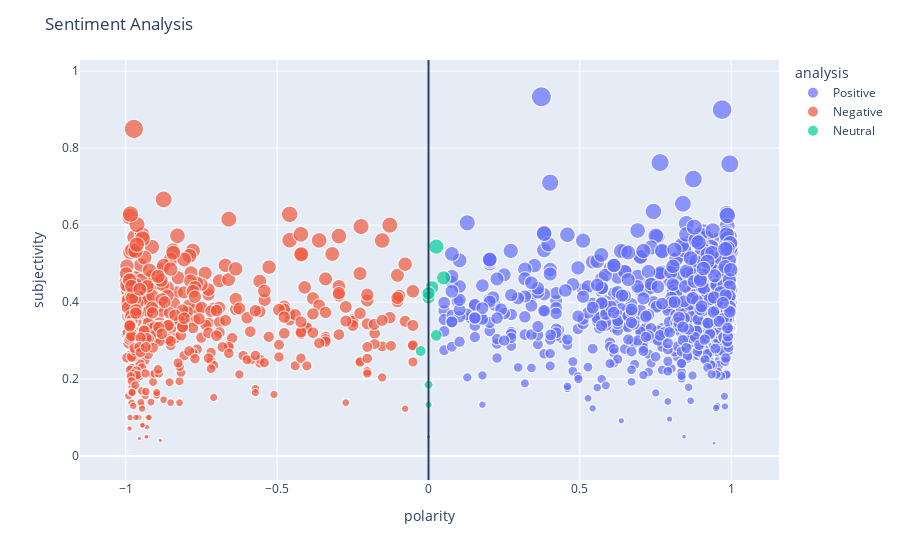

Notebook cell for this chart:
### Code cell
import plotly.express as px

fig = px.scatter(df,
                x='polarity',
                y='subjectivity',
                color='analysis',
                size='subjectivity'
                )

fig.update_layout(title='Sentiment Analysis',
                shapes=[dict(
                    type='line',
                    yref='paper', y0=0, y1=1,
                    xref='x', x0=0, x1=0
                )]
                )

fig.show()

### Figure 1 — Plotly figure (JSON) as saved in the notebook; plotly's stock layout.template omitted (floating-point values rounded to 4 significant figures; data arrays with more than 128 entries replaced by an {"elided": "..."} marker saying what was removed)
{"data": [{"hovertemplate": "analysis=Positive<br>polarity=%{x}<br>subjectivity=%{marker.size}<extra></extra>", "legendgroup": "Positive", "marker": {"color": "#636efa", "size": {"elided": "1078 float values"}, "sizemode": "area", "sizeref": 0.002333, "symbol": "circle"}, "mode": "markers", "name": "Positive", "showlegend": true, "type": "scattergl", "x": {"elided": "1078 float values"}, "xaxis": "x", "y": {"elided": "1078 float values"}, "yaxis": "y"}, {"hovertemplate": "analysis=Negative<br>polarity=%{x}<br>subjectivity=%{marker.size}<extra></extra>", "legendgroup": "Negative", "marker": {"color": "#EF553B", "size": {"elided": "410 float values"}, "sizemode": "area", "sizeref": 0.002333, "symbol": "circle"}, "mode": "markers", "name": "Negative", "showlegend": true, "type": "scattergl", "x": {"elided": "410 float values"}, "xaxis": "x", "y": {"elided": "410 float values"}, "yaxis": "y"}, {"hovertemplate": "analysis=Neutral<br>polarity=%{x}<br>subjectivity=%{marker.size}<extra></extra>", "legendgroup": "Neutral", "marker": {"color": "#00cc96", "size": [0.1852, 0.3134, 0.4379, 0.4628, 0.05, 0.544, 0.1333, 0.4123, 0.2729, 0.423], "sizemode": "area", "sizeref": 0.002333, "symbol": "circle"}, "mode": "markers", "name": "Neutral", "showlegend": true, "type": "scattergl", "x": [0, 0.0258, 0.0116, 0.0498, 0, 0.0258, 0, 0, -0.0258, 0], "xaxis": "x", "y": [0.1852, 0.3134, 0.4379, 0.4628, 0.05, 0.544, 0.1333, 0.4123, 0.2729, 0.423], "yaxis": "y"}], "layout": {"legend": {"itemsizing": "constant", "title": {"text": "analysis"}, "tracegroupgap": 0}, "margin": {"t": 60}, "shapes": [{"type": "line", "x0": 0, "x1": 0, "xref": "x", "y0": 0, "y1": 1, "yref": "paper"}], "title": {"text": "Sentiment Analysis"}, "xaxis": {"anchor": "y", "domain": [0, 1], "title": {"text": "polarity"}}, "yaxis": {"anchor": "x", "domain": [0, 1], "title": {"text": "subjectivity"}}}}
